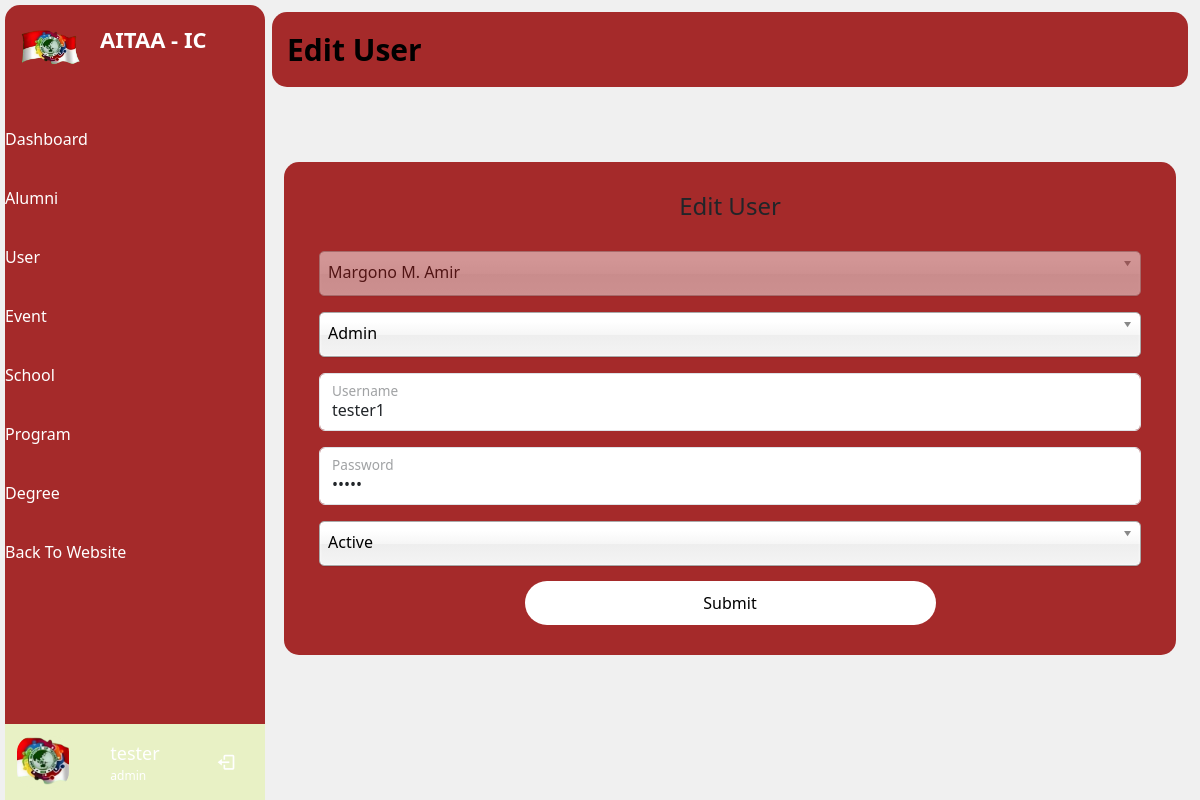
The page /admin/user/edituser.php?idu=22 (signed in) on the database its author committed.
### tables this page shows
CREATE TABLE `alumni` (
  `id` varchar(10) NOT NULL,
  `nameAlumni` varchar(30) NOT NULL,
  `title` varchar(5) DEFAULT NULL,
  `photo` varchar(30) DEFAULT NULL,
  `gender` varchar(10) DEFAULT NULL,
  `birthday` date DEFAULT NULL,
  `provinsiId` int(10) DEFAULT NULL,
  `address` text DEFAULT NULL,
  `telp` int(13) DEFAULT NULL,
  `email` varchar(30) NOT NULL,
  `date` timestamp NOT NULL DEFAULT current_timestamp() ON UPDATE current_timestamp()
);

CREATE TABLE `user` (
  `id` int(5) NOT NULL,
  `alumniId` varchar(10) NOT NULL,
  `roleId` int(5) NOT NULL,
  `username` varchar(20) NOT NULL,
  `password` varchar(15) NOT NULL,
  `status` varchar(11) NOT NULL,
  `date` timestamp NOT NULL DEFAULT current_timestamp() ON UPDATE current_timestamp()
);

CREATE TABLE `role` (
  `id` int(10) NOT NULL,
  `roleName` varchar(20) NOT NULL
);

### admin/user/editUser.php (the view, shortened to what this page needs)
<?php
if ($_SESSION['status_login'] == true) {
    if ($_SESSION['role_id'] == 1) {
        require_once('../include/header.php');
    } else {
        $_SESSION['alert'] = 1;
        $_SESSION['status'] = 'Failed!!';
        $_SESSION['status_icon'] = 'error';
        $_SESSION['status_text'] = 'Your Not Admin';
        echo '<script>window.location="../../user/"</script>';
    }
} else {
    echo '<script>window.location="../../auth/"</script>';
}
$user = mysqli_query($conn, " SELECT * FROM user INNER JOIN role on user.roleId=role.id WHERE .user.id = '" . $_GET['idu'] . "'");
$u = mysqli_fetch_object($user);
$alumni = mysqli_query($conn, " SELECT * FROM alumni WHERE id = '" . $u->alumniId. "'");
$al = mysqli_fetch_object($alumni);
?>
<span class="text">Edit User</span>
</div>
<div class="home-content">
    <div class="container">
        <div class="row ">
            <div class="col ">
                <div class="form-input mb-5">
                    <center>
                        <h4 style="margin: 15px; margin-bottom:30px">Edit User</h4>
                    </center>
                    <form action="" method="post" enctype="multipart/form-data">
                        <div class="form">
                            <div class="form-floating my-3">
                                <select name="alumniId" data-placeholder="Choose a Alumni" class="my_select_box" tabindex="4" disabled >
                                    <option value="<?php echo $u->alumniId ?>"><?php echo $al->nameAlumni ?></option>
                                </select>
                            </div>
                            <div class="form-floating my-3">
                                <select name="role" data-placeholder="Choose a Role" class="my_select_box">
                                    <option value="<?php echo $u->roleId ?>"><?php echo $u->roleName ?></option>
                                </select>
                            </div>
                            <div class="form-floating my-3">
                                <input required type="text" name="username" class="form-control" id="floatingInput" value="<?php echo $u->username?>" placeholder="">
                                <label for="floatingInput">Username</label>
                            </div>
                            <div class="form-floating my-3">
                                <input required type="password" name="password" class="form-control" id="floatingInput" value="<?php echo $u->password ?>" placeholder="">
                                <label for="floatingInput">Password</label>
                            </div>
                            <select name="status" data-placeholder="Status" class="my_select_box">
                                <option value="<?php echo $u->status?>"><?php echo $u->status?></option>
                            </select>
                            <div class="form-group">
                                <input type="submit" class="submid-btn" name="editUser" value="Submit" class="submid-btn">
                            </div>
                        </div>
                    </form>
                </div>
            </div>
        </div>
    </div>
</div>
</section>
<?php
require_once('../include/footer.php');
?>

### admin/assets/css/side.css (style rules this page uses)
:root { --header-height: 3.5rem; --nav-width: 219px; --side-background-color: #3f6433; --first-color: #ffffff; --second-color: #47531b; --title-color: #19181B; --text-color: #000000; --text-color-light: #ffffff; --body-color: #ffffffe5; --container-color: #FFFFFF; }
body { background: #f0f0f0; }
.home-content { display: flex; align-items: center; flex-wrap: wrap; }

### admin/assets/css/styles.css (style rules this page uses)
:root { --header-height: 3.5rem; --nav-width: 219px; --side-background-color: brown; --first-color:#e8f1c5; --second-color: brown; --primarycolor: brown; --secondarycolor: white; --title-color: #19181B; --text-color: #ffffff; --text-color-light: #ffffff; --body-color: #ffffffe5; --container-color: brown; }
.form-control { height: 60px; }
.container { margin-top: 10px !important; }
.submid-btn { width: 50%; padding: 10px 30px; cursor: pointer; display: block; margin: auto; margin-top: 15px; margin-bottom: 15px; background: var(--secondarycolor); color: black; text-decoration: none; justify-content: center; border: 0; outline: none; border-radius: 30px !important; }
.form-input { background-color: var(--container-color); border-radius: 15px; padding: 15px; padding-left: 35px; padding-right: 35px; }
.row { margin-top: 15px; }

### rows shown on the page
alumni: nameAlumni "Margono M. Amir"
user: roleId.roleName "Admin", username "tester1", status "Active"
